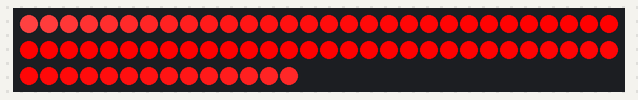
A sketch run on a simulated Arduino Uno, built with avr-gcc and run on an emulated ATmega328P. Shown: 74 RGB LEDs in strip order, left to right, continuing on the next row.

Above: at 0.17 s.
At 5.15 s:
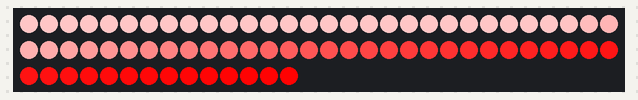
At 11.06 s:
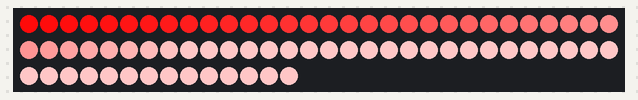
At 22.58 s:
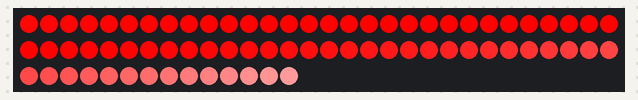
At 30.68 s:
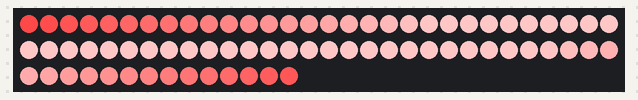
At 39.39 s:
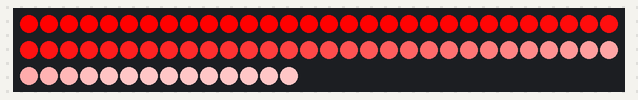

The sketch:

04_White_wave_sweep_on_color.ino
```cpp
#include<FastLED.h>

#define LED_AMOUNT        74
#define DATA_PIN          6
#define GLOBAL_BRIGHTNESS 255

CRGB leds[LED_AMOUNT];

float animation = 0;

void setup() {
  FastLED.addLeds<NEOPIXEL, DATA_PIN>(leds, LED_AMOUNT);
  FastLED.setBrightness(GLOBAL_BRIGHTNESS);
}

void loop() {

  for(int i=0; i<LED_AMOUNT; ++i){

    float saturation = sin(animation + i * 0.04);
    saturation = (saturation + 1) / 2;
    saturation *= 255;
    saturation = max(saturation, 30);

    leds[i] = CHSV(0, saturation, 255);
  }

  FastLED.show();

  animation += 0.2;
}
```
